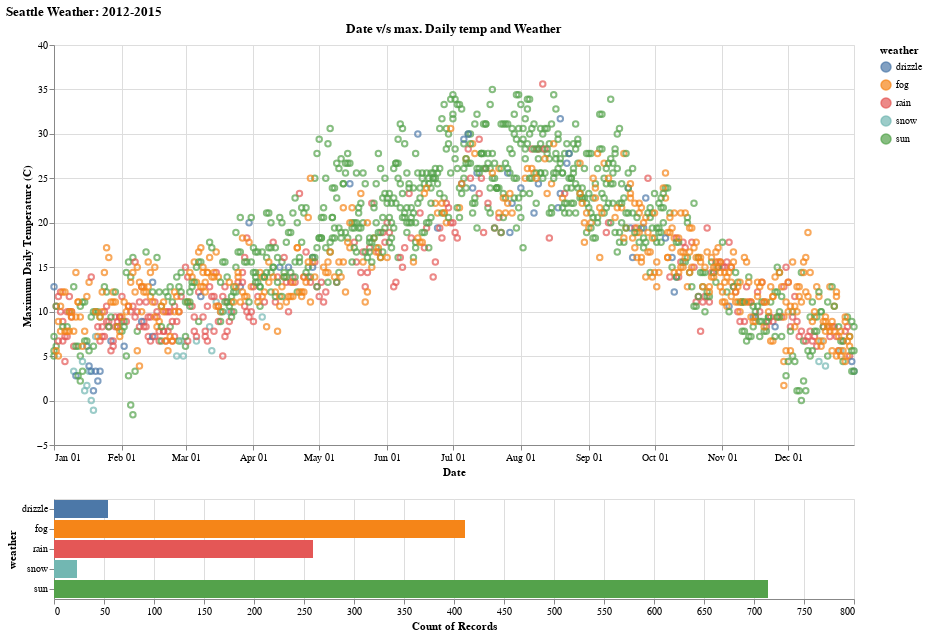

Notebook source saved alongside this figure:
### Code cell
bars = alt.Chart(weather).mark_bar().encode(
    y='weather:N',
    color='weather:N',
    x='count(weather):Q'
).transform_filter(    # Transform bars according to the selection.
    brush
).properties(
    width=800,
)

alt.vconcat(    # Concatinate vertically.
    points,
    bars,
    title="Seattle Weather: 2012-2015"
)

### Figure 1 — Vega-Lite specification as saved in the notebook (floating-point values rounded to 4 significant figures; data arrays with more than 128 entries replaced by an {"elided": "..."} marker saying what was removed)
{"config": {"view": {"continuousWidth": 400, "continuousHeight": 300}}, "vconcat": [{"mark": "point", "encoding": {"color": {"condition": {"type": "nominal", "field": "weather", "selection": "selector002"}, "value": "lightgray"}, "x": {"type": "temporal", "field": "date", "timeUnit": "monthdate", "title": "Date"}, "y": {"type": "quantitative", "field": "temp_max", "title": "Maximum Daily Temperature (C)"}}, "height": 400, "selection": {"selector002": {"type": "interval"}}, "title": "Date v/s max. Daily temp and Weather", "width": 800}, {"mark": "bar", "encoding": {"color": {"type": "nominal", "field": "weather"}, "x": {"type": "quantitative", "aggregate": "count", "field": "weather"}, "y": {"type": "nominal", "field": "weather"}}, "transform": [{"filter": {"selection": "selector002"}}], "width": 800}], "data": {"name": "data-830c39fec90146253fb06a06c26374ef"}, "title": "Seattle Weather: 2012-2015", "$schema": "https://vega.github.io/schema/vega-lite/v4.8.1.json", "datasets": {"data-830c39fec90146253fb06a06c26374ef": {"elided": "1461 records"}}}
